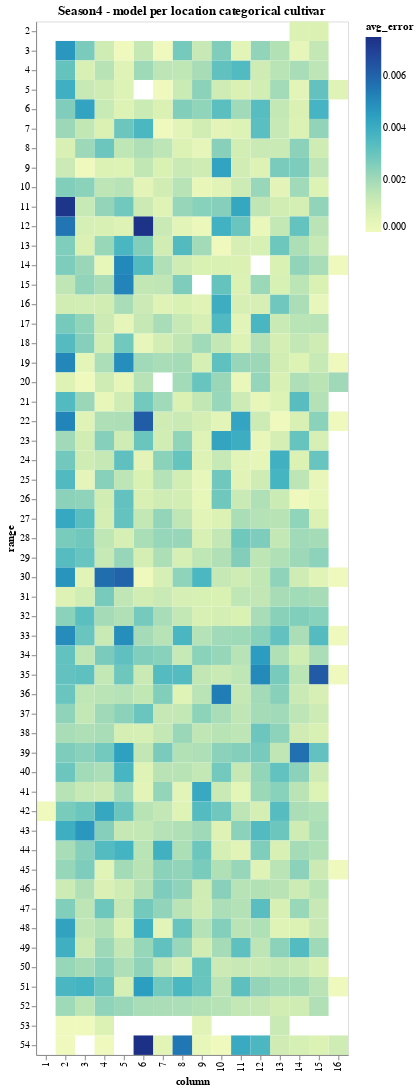

The code cell stored with this chart in its notebook:
### Code cell
import altair as alt
alt.Chart(plotdf, title="Season4 - model per location categorical cultivar").mark_rect().encode(
    x='column:O',
    y='range:O',
    color='avg_error',
    tooltip=[
        alt.Tooltip('cultivar:Q', title='Cultivar'),
        alt.Tooltip('avg_error:Q', title='Avg Err %'),
        alt.Tooltip('range:O',title='range'),
        alt.Tooltip('column:O',title='column')
    ]
)

### Figure 1 — Vega-Lite specification as saved in the notebook (floating-point values rounded to 4 significant figures; data arrays with more than 128 entries replaced by an {"elided": "..."} marker saying what was removed)
{"config": {"view": {"continuousWidth": 400, "continuousHeight": 300}}, "data": {"name": "data-b8764b1bcf1eb71ea083d0287da07498"}, "mark": "rect", "encoding": {"color": {"type": "quantitative", "field": "avg_error"}, "tooltip": [{"type": "quantitative", "field": "cultivar", "title": "Cultivar"}, {"type": "quantitative", "field": "avg_error", "title": "Avg Err %"}, {"type": "ordinal", "field": "range", "title": "range"}, {"type": "ordinal", "field": "column", "title": "column"}], "x": {"type": "ordinal", "field": "column"}, "y": {"type": "ordinal", "field": "range"}}, "title": "Season4 - model per location categorical cultivar", "$schema": "https://vega.github.io/schema/vega-lite/v4.0.0.json", "datasets": {"data-b8764b1bcf1eb71ea083d0287da07498": {"elided": "727 records"}}}
